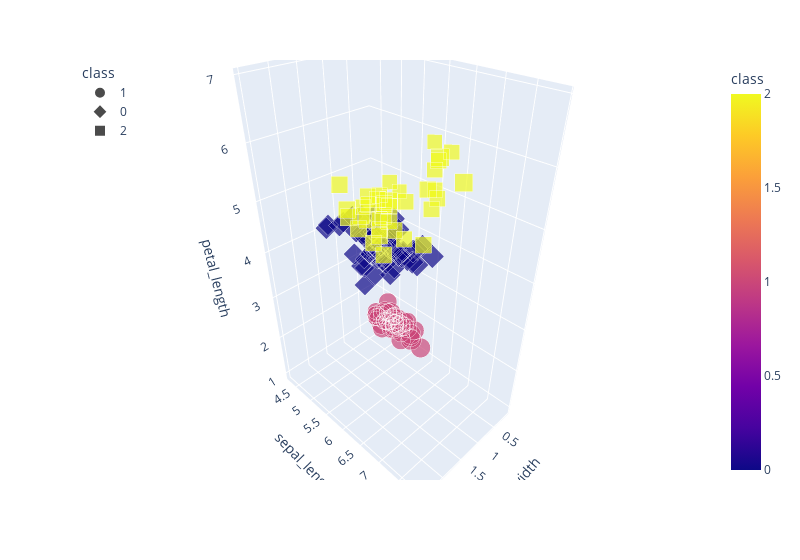

This figure's notebook cell:
### Markdown cell above
In the results, it appears some of the clusters are overlapping and not quite forming three distincts groups as we had hoped. Before jumping to the conclusion that our model didn’t do what we wanted, remember that we are taking multiple data points (petal_width, sepal_length, and petal_length). Since this plot is on a 2D graph, all three features can’t be properly displayed.

Plotting in 3D takes a few more arguments and will allow us to visualize more data points. We now have an x-, y-, and z-axis that will take all three of our features as coordinates. We pass in the class data points to determine color and symbol of the points. Size of the points will be determined by sepal_width.

Finally, we’ll update the figure by passing a dictionary with x, y, and z:

### Code cell
# Plotting the clusters with three features
fig = px.scatter_3d(df_iris, x="petal_width", y="sepal_length", z="petal_length", color="class", symbol="class", size="sepal_width", width=800,)
fig.update_layout(legend=dict(x=0, y=1))
fig.show()

### Figure 1 — Plotly figure (JSON) as saved in the notebook; plotly's stock layout.template omitted (floating-point values rounded to 4 significant figures)
{"data": [{"hoverlabel": {"namelength": 0}, "hovertemplate": "class=%{marker.color}<br>petal_width=%{x}<br>sepal_length=%{y}<br>petal_length=%{z}<br>sepal_width=%{marker.size}", "legendgroup": "1", "marker": {"color": [1, 1, 1, 1, 1, 1, 1, 1, 1, 1, 1, 1, 1, 1, 1, 1, 1, 1, 1, 1, 1, 1, 1, 1, 1, 1, 1, 1, 1, 1, 1, 1, 1, 1, 1, 1, 1, 1, 1, 1, 1, 1, 1, 1, 1, 1, 1, 1, 1, 1], "coloraxis": "coloraxis", "size": [3.5, 3, 3.2, 3.1, 3.6, 3.9, 3.4, 3.4, 2.9, 3.1, 3.7, 3.4, 3, 3, 4, 4.4, 3.9, 3.5, 3.8, 3.8, 3.4, 3.7, 3.6, 3.3, 3.4, 3, 3.4, 3.5, 3.4, 3.2, 3.1, 3.4, 4.1, 4.2, 3.1, 3.2, 3.5, 3.1, 3, 3.4, 3.5, 2.3, 3.2, 3.5, 3.8, 3, 3.8, 3.2, 3.7, 3.3], "sizemode": "area", "sizeref": 0.011, "symbol": "circle"}, "mode": "markers", "name": "1", "scene": "scene", "showlegend": true, "type": "scatter3d", "x": [0.2, 0.2, 0.2, 0.2, 0.2, 0.4, 0.3, 0.2, 0.2, 0.1, 0.2, 0.2, 0.1, 0.1, 0.2, 0.4, 0.4, 0.3, 0.3, 0.3, 0.2, 0.4, 0.2, 0.5, 0.2, 0.2, 0.4, 0.2, 0.2, 0.2, 0.2, 0.4, 0.1, 0.2, 0.1, 0.2, 0.2, 0.1, 0.2, 0.2, 0.3, 0.3, 0.2, 0.6, 0.4, 0.3, 0.2, 0.2, 0.2, 0.2], "y": [5.1, 4.9, 4.7, 4.6, 5, 5.4, 4.6, 5, 4.4, 4.9, 5.4, 4.8, 4.8, 4.3, 5.8, 5.7, 5.4, 5.1, 5.7, 5.1, 5.4, 5.1, 4.6, 5.1, 4.8, 5, 5, 5.2, 5.2, 4.7, 4.8, 5.4, 5.2, 5.5, 4.9, 5, 5.5, 4.9, 4.4, 5.1, 5, 4.5, 4.4, 5, 5.1, 4.8, 5.1, 4.6, 5.3, 5], "z": [1.4, 1.4, 1.3, 1.5, 1.4, 1.7, 1.4, 1.5, 1.4, 1.5, 1.5, 1.6, 1.4, 1.1, 1.2, 1.5, 1.3, 1.4, 1.7, 1.5, 1.7, 1.5, 1, 1.7, 1.9, 1.6, 1.6, 1.5, 1.4, 1.6, 1.6, 1.5, 1.5, 1.4, 1.5, 1.2, 1.3, 1.5, 1.3, 1.5, 1.3, 1.3, 1.3, 1.6, 1.9, 1.4, 1.6, 1.4, 1.5, 1.4]}, {"hoverlabel": {"namelength": 0}, "hovertemplate": "class=%{marker.color}<br>petal_width=%{x}<br>sepal_length=%{y}<br>petal_length=%{z}<br>sepal_width=%{marker.size}", "legendgroup": "0", "marker": {"color": [0, 0, 0, 0, 0, 0, 0, 0, 0, 0, 0, 0, 0, 0, 0, 0, 0, 0, 0, 0, 0, 0, 0, 0, 0, 0, 0, 0, 0, 0, 0, 0, 0, 0, 0, 0, 0, 0, 0, 0, 0, 0, 0, 0, 0, 0, 0, 0, 0, 0, 0, 0, 0, 0, 0, 0, 0, 0, 0, 0, 0, 0], "coloraxis": "coloraxis", "size": [3.2, 3.2, 2.3, 2.8, 2.8, 3.3, 2.4, 2.9, 2.7, 2, 3, 2.2, 2.9, 2.9, 3.1, 3, 2.7, 2.2, 2.5, 3.2, 2.8, 2.5, 2.8, 2.9, 3, 2.8, 2.9, 2.6, 2.4, 2.4, 2.7, 2.7, 3, 3.4, 3.1, 2.3, 3, 2.5, 2.6, 3, 2.6, 2.3, 2.7, 3, 2.9, 2.9, 2.5, 2.8, 2.7, 2.5, 2.5, 2.8, 2.2, 2.8, 2.7, 2.8, 3, 2.8, 3, 2.7, 2.5, 3], "sizemode": "area", "sizeref": 0.011, "symbol": "diamond"}, "mode": "markers", "name": "0", "scene": "scene", "showlegend": true, "type": "scatter3d", "x": [1.4, 1.5, 1.3, 1.5, 1.3, 1.6, 1, 1.3, 1.4, 1, 1.5, 1, 1.4, 1.3, 1.4, 1.5, 1, 1.5, 1.1, 1.8, 1.3, 1.5, 1.2, 1.3, 1.4, 1.4, 1.5, 1, 1.1, 1, 1.2, 1.6, 1.5, 1.6, 1.5, 1.3, 1.3, 1.3, 1.2, 1.4, 1.2, 1, 1.3, 1.2, 1.3, 1.3, 1.1, 1.3, 1.9, 1.7, 2, 2.4, 1.5, 2, 1.8, 1.8, 1.8, 1.5, 1.8, 1.9, 1.9, 1.8], "y": [7, 6.4, 5.5, 6.5, 5.7, 6.3, 4.9, 6.6, 5.2, 5, 5.9, 6, 6.1, 5.6, 6.7, 5.6, 5.8, 6.2, 5.6, 5.9, 6.1, 6.3, 6.1, 6.4, 6.6, 6.8, 6, 5.7, 5.5, 5.5, 5.8, 6, 5.4, 6, 6.7, 6.3, 5.6, 5.5, 5.5, 6.1, 5.8, 5, 5.6, 5.7, 5.7, 6.2, 5.1, 5.7, 5.8, 4.9, 5.7, 5.8, 6, 5.6, 6.3, 6.2, 6.1, 6.3, 6, 5.8, 6.3, 5.9], "z": [4.7, 4.5, 4, 4.6, 4.5, 4.7, 3.3, 4.6, 3.9, 3.5, 4.2, 4, 4.7, 3.6, 4.4, 4.5, 4.1, 4.5, 3.9, 4.8, 4, 4.9, 4.7, 4.3, 4.4, 4.8, 4.5, 3.5, 3.8, 3.7, 3.9, 5.1, 4.5, 4.5, 4.7, 4.4, 4.1, 4, 4.4, 4.6, 4, 3.3, 4.2, 4.2, 4.2, 4.3, 3, 4.1, 5.1, 4.5, 5, 5.1, 5, 4.9, 4.9, 4.8, 4.9, 5.1, 4.8, 5.1, 5, 5.1]}, {"hoverlabel": {"namelength": 0}, "hovertemplate": "class=%{marker.color}<br>petal_width=%{x}<br>sepal_length=%{y}<br>petal_length=%{z}<br>sepal_width=%{marker.size}", "legendgroup": "2", "marker": {"color": [2, 2, 2, 2, 2, 2, 2, 2, 2, 2, 2, 2, 2, 2, 2, 2, 2, 2, 2, 2, 2, 2, 2, 2, 2, 2, 2, 2, 2, 2, 2, 2, 2, 2, 2, 2, 2, 2], "coloraxis": "coloraxis", "size": [3.1, 3, 3.3, 3, 2.9, 3, 3, 2.9, 2.5, 3.6, 3.2, 2.7, 3, 3.2, 3, 3.8, 2.6, 3.2, 2.8, 3.3, 3.2, 2.8, 3, 2.8, 3.8, 2.8, 2.6, 3, 3.4, 3.1, 3.1, 3.1, 3.1, 3.2, 3.3, 3, 3, 3.4], "sizemode": "area", "sizeref": 0.011, "symbol": "square"}, "mode": "markers", "name": "2", "scene": "scene", "showlegend": true, "type": "scatter3d", "x": [1.5, 1.7, 2.5, 2.1, 1.8, 2.2, 2.1, 1.8, 1.8, 2.5, 2, 1.9, 2.1, 2.3, 1.8, 2.2, 2.3, 2.3, 2, 2.1, 1.8, 2.1, 1.6, 1.9, 2, 2.2, 1.4, 2.3, 2.4, 1.8, 2.1, 2.4, 2.3, 2.3, 2.5, 2.3, 2, 2.3], "y": [6.9, 6.7, 6.3, 7.1, 6.3, 6.5, 7.6, 7.3, 6.7, 7.2, 6.5, 6.4, 6.8, 6.4, 6.5, 7.7, 7.7, 6.9, 7.7, 6.7, 7.2, 6.4, 7.2, 7.4, 7.9, 6.4, 6.1, 7.7, 6.3, 6.4, 6.9, 6.7, 6.9, 6.8, 6.7, 6.7, 6.5, 6.2], "z": [4.9, 5, 6, 5.9, 5.6, 5.8, 6.6, 6.3, 5.8, 6.1, 5.1, 5.3, 5.5, 5.3, 5.5, 6.7, 6.9, 5.7, 6.7, 5.7, 6, 5.6, 5.8, 6.1, 6.4, 5.6, 5.6, 6.1, 5.6, 5.5, 5.4, 5.6, 5.1, 5.9, 5.7, 5.2, 5.2, 5.4]}], "layout": {"coloraxis": {"colorbar": {"title": {"text": "class"}}, "colorscale": [[0, "#0d0887"], [0.1111, "#46039f"], [0.2222, "#7201a8"], [0.3333, "#9c179e"], [0.4444, "#bd3786"], [0.5556, "#d8576b"], [0.6667, "#ed7953"], [0.7778, "#fb9f3a"], [0.8889, "#fdca26"], [1, "#f0f921"]]}, "legend": {"itemsizing": "constant", "title": {"text": "class"}, "tracegroupgap": 0, "x": 0, "y": 1}, "margin": {"t": 60}, "scene": {"domain": {"x": [0, 1], "y": [0, 1]}, "xaxis": {"title": {"text": "petal_width"}}, "yaxis": {"title": {"text": "sepal_length"}}, "zaxis": {"title": {"text": "petal_length"}}}, "width": 800}}
